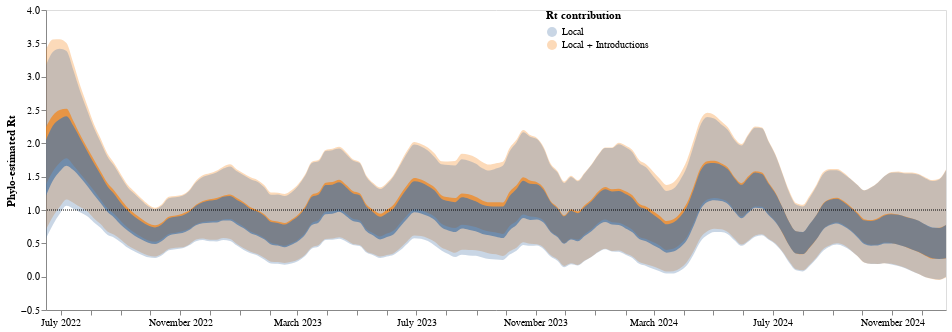

Notebook source saved alongside this figure:
### Code cell
rt_line2 = alt.Chart(combined_rt_df).mark_area(interpolate='monotone', opacity = 0.7, clip = True).encode(
    alt.X('date:T', axis=alt.Axis(title="",tickCount = "month", grid=False,format="%B %Y")),
    alt.Y('lower_hpd_log_50_MA',axis=alt.Axis(title="Phylo-estimated Rt", grid=False)),
    alt.Y2('upper_hpd_log_50_MA' ),
    alt.Color("contribution", legend=alt.Legend(title = "Rt contribution", offset=-400, labelLimit = 400))
).properties(
    width=900,
    height=300
)
rt_band2 = alt.Chart(combined_rt_df).mark_area(
    opacity=0.3, interpolate='monotone'
).encode(
    alt.X('date:T', axis=alt.Axis(title="", grid=False,format="%B %Y")),
    alt.Y('lower_hpd_log_95_MA', axis=alt.Axis(title="Phylo-estimated Rt", grid=False)),# scale=alt.Scale(domain=(0.6, 1.3))),
    alt.Y2('upper_hpd_log_95_MA'), 
    alt.Color("contribution")
).properties(
    width=900,
    height=300
)

stream_plot_rt =    rt_band2+rt_line2 + one_line

stream_plot_rt

### Figure 1 — Vega-Lite specification as saved in the notebook (floating-point values rounded to 4 significant figures; data arrays with more than 128 entries replaced by an {"elided": "..."} marker saying what was removed)
{"config": {"view": {"continuousWidth": 400, "continuousHeight": 300}}, "layer": [{"mark": {"type": "area", "interpolate": "monotone", "opacity": 0.3}, "encoding": {"color": {"field": "contribution", "type": "nominal"}, "x": {"axis": {"format": "%B %Y", "grid": false, "title": ""}, "field": "date", "type": "temporal"}, "y": {"axis": {"grid": false, "title": "Phylo-estimated Rt"}, "field": "lower_hpd_log_95_MA", "type": "quantitative"}, "y2": {"field": "upper_hpd_log_95_MA"}}, "height": 300, "width": 900}, {"mark": {"type": "area", "clip": true, "interpolate": "monotone", "opacity": 0.7}, "encoding": {"color": {"field": "contribution", "legend": {"labelLimit": 400, "offset": -400, "title": "Rt contribution"}, "type": "nominal"}, "x": {"axis": {"format": "%B %Y", "grid": false, "tickCount": "month", "title": ""}, "field": "date", "type": "temporal"}, "y": {"axis": {"grid": false, "title": "Phylo-estimated Rt"}, "field": "lower_hpd_log_50_MA", "type": "quantitative"}, "y2": {"field": "upper_hpd_log_50_MA"}}, "height": 300, "width": 900}, {"data": {"name": "data-0f80976e06af035141dd0a0f11df9332"}, "mark": {"type": "rule", "strokeDash": [1, 1]}, "encoding": {"y": {"field": "y", "type": "quantitative"}}, "height": 300, "width": 900}], "data": {"name": "data-e69ceb46c1474e09944c4ff33f4be179"}, "$schema": "https://vega.github.io/schema/vega-lite/v4.17.0.json", "datasets": {"data-e69ceb46c1474e09944c4ff33f4be179": {"elided": "266 records"}, "data-0f80976e06af035141dd0a0f11df9332": [{"y": 1.0}]}}
